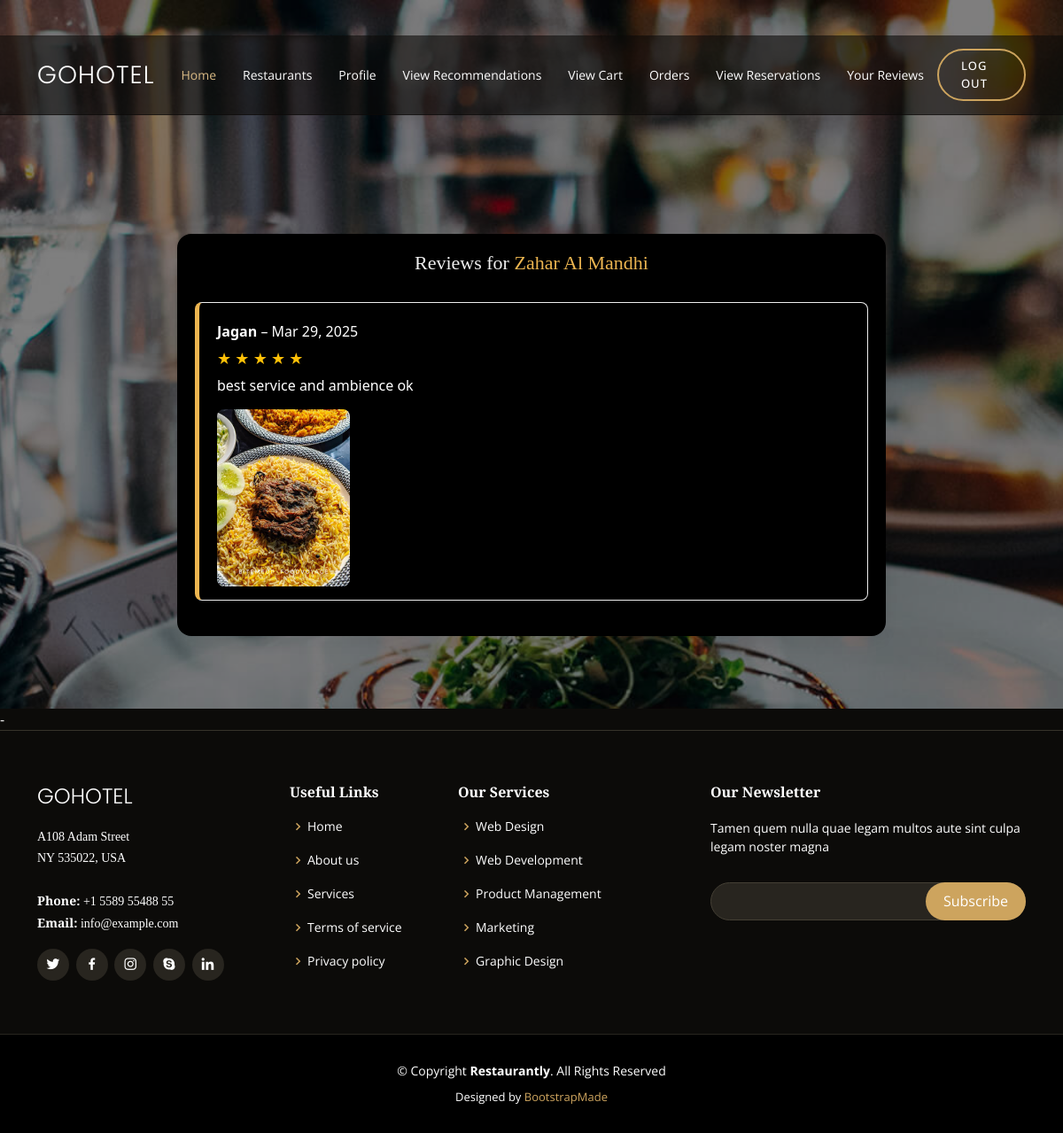
The app's page /view_ratings/4 with its own data.
### RestaurantApp/models.py (models this page shows, shortened)
class Restaurants(models.Model):
    category = models.CharField(max_length=100)
    name = models.CharField(max_length=100)
    image = models.FileField(upload_to='image/')
    address = models.CharField(max_length=500)
    district = models.CharField(max_length=50)
    city = models.CharField(max_length=100)
    contact = models.CharField(max_length=100)
    about=models.TextField(null=True)
    approval_status = models.IntegerField(default=0)
    login_id = models.ForeignKey('Login', on_delete=models.CASCADE)
    have_certificate = models.IntegerField(default=0)  # No choices here
    fssai_nunmber = models.CharField(null=True, max_length=10)
    department_approved=models.IntegerField(null=False,default=0)#0-not approved and 1- approved

class Reviews(models.Model):
    user_id=models.ForeignKey('Users',on_delete=models.CASCADE)
    restaurant_id=models.ForeignKey('Restaurants',on_delete=models.CASCADE)
    images=models.FileField(upload_to='image/',null=False)
    star=models.IntegerField(null=False,default=0)
    review=models.TextField()
    current_date=models.DateField(auto_now_add=True)

class Users(models.Model):
    name=models.CharField(max_length=100)
    contact=models.CharField(max_length=15)
    login_id=models.OneToOneField('Login',on_delete=models.CASCADE, related_name='users')

### RestaurantApp/views.py (the view)
# urls.py: path('view_ratings/<int:id>',views.view_ratings,name='view_ratings'),
def view_ratings(request,id):
    reviews=Reviews.objects.filter(restaurant_id=id)
    restaurant=get_object_or_404(Restaurants,id=id)
    return render(request,'user_view_ratings.html',{'reviews':reviews,'restaurant':restaurant})

### RestaurantApp/templates/user_view_ratings.html (shortened to what this page needs)
{% extends 'user_header.html' %}
{% block content %}
<div class="review-container">
    {% if reviews %}
        <h2>Reviews for <span style="color:#ecb550;">{{ restaurant.name }}</span></h2>
        <div class="reviews">
            {% for review in reviews %}
                <div class="review-card">
                    <p><strong>{{ review.user_id.name }}</strong> – {{ review.current_date|date:"M d, Y" }}</p>
                    <p class="stars">
                        {% for i in "12345" %}
                            {% if forloop.counter <= review.star %}
                                <span class="star filled">&#9733;</span>
                            {% else %}
                                <span class="star">&#9733;</span>
                            {% endif %}
                        {% endfor %}
                    </p>
                    <p>{{ review.review }}</p>
                    {% if review.images %}
                        <img src="{{ review.images.url }}" alt="Review Image" class="review-image" width="150px" height="200px">
                    {% endif %}
                </div>
            {% endfor %}
        </div>
    {% else %}
        <p>No reviews yet for this restaurant.</p>
    {% endif %}
</div>
{% endblock %}

### RestaurantApp/static/users/assets/css/style.css (style rules this page uses)
body { font-family: "Open Sans", sans-serif; background: #0c0b09; color: #fff; }
h1, h2, h3, h4, h5, h6 { font-family: "Playfair Display", serif; }
#hero h2 { color: #eee; margin-bottom: 10px 0 0 0; font-size: 22px; }

### RestaurantApp/templates/user_view_ratings.html (style rules this page uses)
.review-container { max-width: 800px; margin: 40px auto; padding: 20px; background: rgb(0, 0, 0); border-radius: 16px; box-shadow: 0 8px 24px rgba(0, 0, 0, 0.05); font-family: 'Segoe UI', sans-serif; }
.review-container h2 { text-align: center; margin-bottom: 30px; color: #ecb550; }
.review-card { border: 1px solid #eee; border-left: 5px solid #ecb550; padding: 15px 20px; margin-bottom: 20px; border-radius: 8px; background: #000000; color: white; }
.review-card p { margin: 5px 0; }
.star { font-size: 18px; color: #e4e5e9; }
.star.filled { color: #ffc107; }
.review-image { max-width: 100%; margin-top: 10px; border-radius: 8px; }

### records on screen
Restaurants: name "Zahar Al Mandhi"
Reviews: user_id.name "Jagan", current_date "Mar 29, 2025", star 5 (drawn), review "best service and ambience ok", images (picture)
